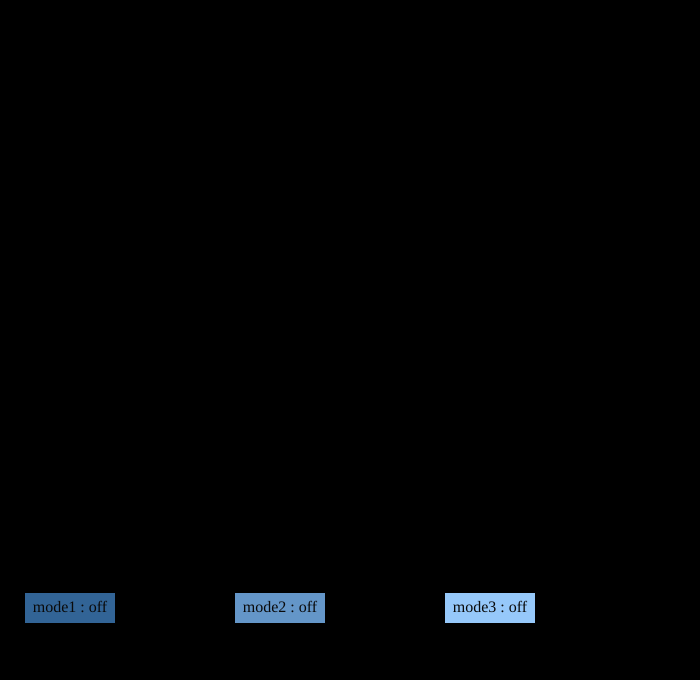
Frame 1 (no input)
Frame 60 (no input): identical to frame 1, image omitted
Frame 120 (the mouse pressed at the canvas centre since frame 60): identical to frame 1, image omitted

The p5.js sketch that drew this single still picture (run headless with seeded random() and noise() and a simulated clock; from frame 60 on, the mouse is pressed at the canvas centre):

// p5.js sketch
// ── sketch.js
// parts_bg

let [canvasx, canvasy] = [700, 680];
let [canvasFromx, canvasFromy] = [0, 0];
let blockw = canvasx;
let blockh = 10;
let blockspdy = 3;
let blockspdx = blockw;
let blockx1 = 0;
let blocky1 = 0;
let blockx2 = 0;
let blocky2 = -1 * canvasy;
let blocknum = 0;
let linexfr = 0;
let lineyfr = 0;
let linexto = canvasx;
let lineyto = canvasy;
let linexinterval = 20;
let lineyinterval = 20;
let linexnum = 0;
let lineynum = 0;
let age = 0;
let isswing = 0;
let swingtimer = 0;
let ismode1 = 0;
let ismode2 = 0;
let ismode3 = 0;
let mode1x = canvasx * 1 / 10;
let mode1y = canvasy * 9 / 10;
let mode2x = canvasx * 4 / 10;
let mode2y = canvasy * 9 / 10;
let mode3x = canvasx * 7 / 10;
let mode3y = canvasy * 9 / 10;

function setup() {
  createCanvas(canvasx, canvasy);
  blocknum = canvasy / blockh;
  linexnum = canvasx / linexinterval;
  lineynum = canvasy / lineyinterval;
}

function draw() {
  background(0);
  age++;

  if (keyIsDown(49)) {
    ismode1 = 1;
  }
  if (keyIsDown(50)) {
    ismode2 = 1;
  }
  if (keyIsDown(51)) {
    ismode3 = 1;
  }

  if ((mode1x - 45 < mouseX && mouseX < mode1x + 45) && (mode1y - 19 < mouseY && mouseY < mode1y + 15) && (mouseIsPressed)) {
    ismode1 = 1;
  }

  if (ismode1) {
    push();
    noStroke();
    for (let i = 0; i < blocknum; i++) {
      fill(i * 2);
      rect(blockx1, blocky1 + i * blockh, blockw, blockh);
    }
    blocky1 += blockspdy;
    if (canvasy <= blocky1 + blockh) { blocky1 = canvasFromy - canvasy }

    for (let i = 0; i < blocknum; i++) {
      fill(blocknum * 2 - i * 2);
      rect(blockx2, blocky2 + i * blockh, blockw, blockh);
    }
    blocky2 += blockspdy;
    if (canvasy <= blocky2 + blockh) { blocky2 = canvasFromy - canvasy }
    pop();
  }

  if (ismode3) {
    if (age % 600 === 0) {
      isswing = 1;
    }
    if (isswing) {
      swingtimer++;
      if (0 < swingtimer && swingtimer <= 20) {
        linexfr++;
        linexto++;
      }
      if (20 < swingtimer && swingtimer <= 40) {
        linexfr -= 2;
        linexto -= 2;
      }
      if (40 < swingtimer && swingtimer <= 60) {
        linexfr++;
        linexto++;
      }
      if (60 < swingtimer) {
        swingtimer = 0;
        isswing = 0;
      }
    }
  }

  if (ismode2) {
    push();
    stroke(255, 100);
    for (let i = 0; i < lineynum; i++) {
      line(linexfr, lineyfr + i * lineyinterval, linexto, lineyfr + i * lineyinterval);
    }
    for (let i = 0; i < linexnum; i++) {
      line(linexfr + i * linexinterval, lineyfr, linexfr + i * linexinterval, lineyto);
    }
    pop();
  }

  push();
  noStroke();
  rectMode(CENTER);
  fill(50, 100, 150);
  rect(mode1x, mode1y - 4, 90, 30);
  fill(100, 150, 200);
  rect(mode2x, mode2y - 4, 90, 30);
  fill(150, 200, 250);
  rect(mode3x, mode3y - 4, 90, 30);
  pop();

  push();
  textSize(16);
  textFont("Comic Sans MS");
  textAlign(CENTER);
  fill(10);
  if (ismode1) {
    text("mode1 : on", mode1x, mode1y);
  } else {
    text("mode1 : off", mode1x, mode1y);
  }
  if (ismode2) {
    text("mode2 : on", mode2x, mode2y);
  } else {
    text("mode2 : off", mode2x, mode2y);
  }
  if (ismode3) {
    text("mode3 : on", mode3x, mode3y);
  } else {
    text("mode3 : off", mode3x, mode3y);
  }
  pop();

}
